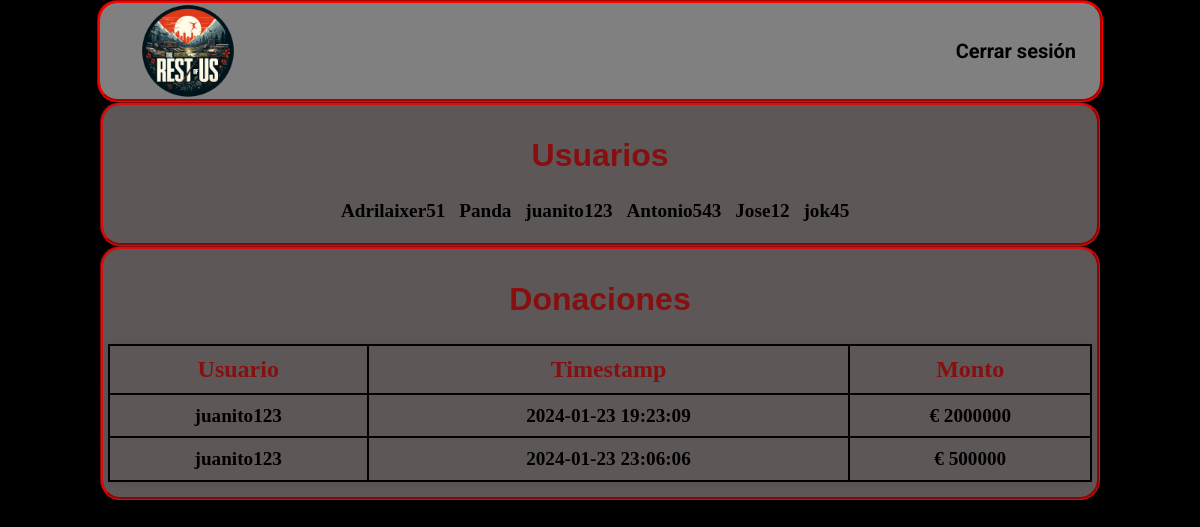
Screenshot of /font-admin.php with the database file from the repository.
### tables this page shows
CREATE TABLE IF NOT EXISTS `usuarios` (
  `id` bigint(20) NOT NULL AUTO_INCREMENT,
  `Username` varchar(50) NOT NULL,
  `Password` varchar(255) NOT NULL,
  `Nombre` varchar(50) NOT NULL,
  `Apellido` varchar(50) NOT NULL,
  `Edad` int(11) DEFAULT NULL,
  `Direccion` varchar(255) NOT NULL,
  `rol` tinyint(4) DEFAULT 1,
  `Timestamp` datetime NOT NULL DEFAULT current_timestamp(),
  PRIMARY KEY (`id`),
  KEY `FK_usuarios_tipo_usuarios` (`rol`),
  CONSTRAINT `FK_usuarios_tipo_usuarios` FOREIGN KEY (`rol`) REFERENCES `tipo_usuarios` (`ID`) ON DELETE NO ACTION ON UPDATE NO ACTION
);

CREATE TABLE IF NOT EXISTS `donaciones` (
  `id` bigint(20) NOT NULL AUTO_INCREMENT,
  `Username` varchar(50) NOT NULL,
  `Monto` double NOT NULL,
  `MontoTotal` double NOT NULL DEFAULT 0,
  `Tipo` tinyint(4) NOT NULL DEFAULT 1,
  `Timestamp` datetime NOT NULL DEFAULT current_timestamp(),
  PRIMARY KEY (`id`)
);

### admin.php (called while the page is built, shortened)
<?php
    $connection = mysqli_connect(DB_SERVER, DB_USER, DB_PASS, DB_NAME);
    $queryUsuarios = "SELECT Username FROM usuarios";
    $resultUsuarios = mysqli_query($connection, $queryUsuarios);
    $queryDonaciones = "SELECT Timestamp, Monto, Username FROM donaciones";
    $resultDonaciones = mysqli_query($connection, $queryDonaciones);
    $usuarios = [];
    while($usuario = mysqli_fetch_assoc($resultUsuarios)) {
        $usuarios[] = $usuario;
    }
    $donaciones = [];
    while($donacion = mysqli_fetch_assoc($resultDonaciones)) {
        $donaciones[] = $donacion;
    }
?>

### font-admin.php (the view, shortened to what this page needs)
<?php
include("admin.php");
?>
<!DOCTYPE html>
<html lang="es">
<head>
    <link rel="stylesheet" href="style/style-admin.css">
</head>
<body>
    <header>
        <a href="index.html"><img src="imagenes/Logo-TheRestOfUs.png" alt="logo" id="logo"></a>
        <nav class="menu">
            <li>
                <a id="loginLink" href="./font-login.php">Cerrar sesión</a>
            </li>
        </nav>
    </header>
    <div class="usuarios">
        <h2>Usuarios</h2>
        <ul>
            <?php foreach($usuarios as $usuario): ?>
                <li><?php echo htmlspecialchars($usuario['Username']); ?></li>
            <?php endforeach; ?>
        </ul>
    </div>
    <div class= "historial">
        <h2>Donaciones</h2>
        <table>
            <tr>
                <th>Usuario</th>
                <th>Timestamp</th>
                <th>Monto</th>
            </tr>
            <?php foreach($donaciones as $donacion): ?>
                <tr>
                    <td><?php echo htmlspecialchars($donacion['Username']); ?></td>
                    <td><?php echo htmlspecialchars($donacion['Timestamp']); ?></td>
                    <td>€ <?php echo htmlspecialchars($donacion['Monto']); ?></td>
                </tr>
            <?php endforeach; ?>
        </table>
</div>
</body>
</html>

### style/style-admin.css (style rules this page uses)
body { width: auto; display: flex; flex-direction: column; align-items: center; justify-content: center; background-color: black; margin: 0; }
#logo { width: 8vw; display: flex; align-items: center; justify-content: center; }
.usuarios { width: 82vw; display: block; background-color: rgba(108, 101, 101, 0.87); margin: 0; padding: 5px; border-color: #db0e0e; border-style: groove; border-radius: 20px; -webkit-border-radius: 20px; -moz-border-radius: 20px; -ms-border-radius: 20px; -o-border-radius: 20px; }
h2 { text-align: center; color: #880f0f; font-family: Arial, Helvetica, sans-serif; font-size: 2em; font-weight: bold; }
.usuarios ul { padding: 0; list-style: none; text-align: center; }
.usuarios ul li { display: inline-block; margin-right: 1%; font-size: 1.2em; font-weight: bold; }
.historial { width: 82vw; display: block; background-color: rgba(108, 101, 101, 0.87); margin: 0; padding: 5px; border-color: #db0e0e; border-style: groove; border-radius: 20px; -webkit-border-radius: 20px; -moz-border-radius: 20px; -ms-border-radius: 20px; -o-border-radius: 20px; }
table { width: 100%; border-collapse: collapse; box-shadow: 0 0 10px rgba(0, 0, 0, 0.1); margin-bottom: 1%; }
th, td { border: 2px solid black; padding: 1%; text-align: left; }
th { text-align: center; color: #880f0f; font-size: 1.5em; font-weight: bold; }
td { text-align: center; color: black; font-size: 1.2em; font-weight: bold; }
header { width: 80vw; display: flex; justify-content: space-between; margin: 0; padding: 0; padding-left: 2em; font-family: 'Roboto', sans-serif; font-size: 20px; font-weight:bold; color: white; background-color: gray; border: red; border-style: groove; border-radius: 20px; -webkit-border-radius: 20px; -moz-border-radius: 20px; -ms-border-radius: 20px; -o-border-radius: 20px; }
nav { display: flex; justify-content: center; align-items: center; list-style: none; }
nav li { display: flex; justify-content: space-between; align-items: center; padding: 2vw; }
a { color: black; text-decoration: none; background-color: transparent; }

### rows the page displays
usuarios: Username "Adrilaixer51"
usuarios: Username "Panda"
usuarios: Username "juanito123"
usuarios: Username "Antonio543"
usuarios: Username "Jose12"
usuarios: Username "jok45"
donaciones: Username "juanito123", Timestamp "2024-01-23 19:23:09", Monto "2000000"
donaciones: Username "juanito123", Timestamp "2024-01-23 23:06:06", Monto "500000"
